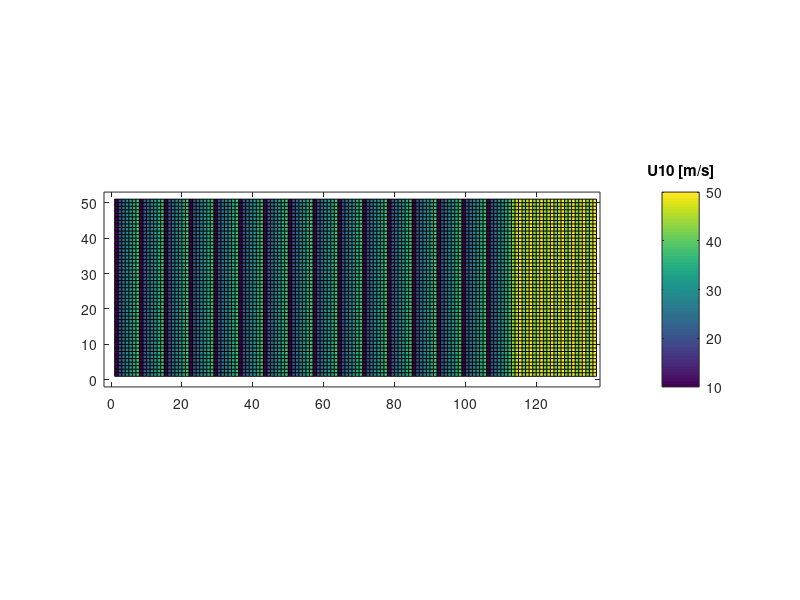

This figure's MATLAB source: (Note: this script raises an error after producing the figure.)
function watisklaar

welkedir='RUN';

tic
runidlist=[];
mainpath=['p:\11200556-os\golven\SWAN01\' welkedir '\'];
outfile= ['p:\11200556-os\golven\SWAN01\CONTROL\checkbulk\watisklaar' datestr(now,'yyyymmddHHMM') '.png'];

cd(mainpath);
d1=dir('D*');
for i1=1:length(d1);
	cd(d1(i1).name);
	d2=dir('U*O*');
	for i2=1:length(d2);
		if d2(i2).isdir==1
			cd(d2(i2).name);
			d3=dir('*04.SP2');
			if ~isempty(d3);
				runidname=d3.name(1:14);
				runidlist=[runidlist; runidname];
			end
			cd ..
		end
	end
	cd ..
end
cd ../SCRIPTS/ProcChecks

z=repmat(0,51,136);
u=[10 20 24 28 30 34 38];
for i=1:length(u)
	z(:,i:7:112)=u(i);
end
u=[42 46 50];
for i=1:length(u)
	z(:,112+i:3:137)=u(i);
end
figure;pcolor(z);hold on
axis equal;axis([-2 138 -2 53]);
cb=colorbar;set(get(cb,'title'),'string','U10 [m/s]');clim([0 50]);set(cb,'Ytick',[10 20 24 28 30 34 38 42 46 50]);
set(gca,'xtick',[5:7:112,114:3:135],'xticklabel',[22.5:22.5:360 202.5:22.5:360]);
set(gca,'ytick',[1.5:1:51],'yticklabel',[-2:0.25:2.75, 2.99 3:0.5:6.5 0:0.25:2.75, 2.99 3:0.5:6.5],'fontsize',8)
plot([-5,141],[30 30],'k','linewidth',2);
pp=plot([57,57],[30 53],'k','linewidth',2);
patch([1 57 57 1],[30 30 51 51],'k')
ylabel([' waterstand OSK OPEN                                                        waterstand OSK DICHT']);
xlabel(['wind richting [^oN]']);
zready=z;

z=zready.*0;
figure;pcolor(z);hold on;
axis equal;axis([-1 138 -1 52]);
cb=colorbar;set(get(cb,'title'),'string','U10 [m/s]');clim([0 50]);set(cb,'Ytick',[10 20 24 28 30 34 38 42 46 50]);
set(gca,'xtick',[5:7:112,114:3:135],'xticklabel',[22.5:22.5:360 202.5:22.5:360]);
set(gca,'ytick',[1.5:1:51],'yticklabel',[-2:0.25:2.75, 2.99 3:0.5:6.5 0:0.25:2.75, 2.99 3:0.5:6.5],'fontsize',8)
plot([-5,141],[30 30],'k','linewidth',2);
pp=plot([57,57],[30 53],'k','linewidth',2);
patch([1 57 57 1],[30 30 51 51],'k')
ylabel([' waterstand OSK OPEN                                                        waterstand OSK DICHT']);
xlabel(['wind richting [^oN]']);

u10value=[10 20 24 28 30 34 38 42 46 50];
wlvalue=[-2:0.25:2.75, 2.99 3:0.5:6.5 ];

welkelist=[];
for ii=1:size(runidlist,1)
	runid=runidlist(ii,:);
	uu=str2num(runid(2:3));u=find(u10value==uu);
	dd=str2num(runid(5:7));d=round(dd/22.5);
	wl=str2num(runid(10:12))/100;if runid(9)=='m';wl=-wl;end;
	if runid(14)=='O'
		l=find(wlvalue==wl);
	else
		l=find(wlvalue==wl) + 29 - 8;
	end
		
	if uu<42
		welke = (d-1)*51*7 + (u-1)*51  +  l;
	else
		welke = 5712 + (d-9)*51*3 + (u-8)*51  +  l;
	end
	welkelist=[welkelist,welke];
end

z(welkelist)=zready(welkelist);
pcolor(z);
patch([1 57 57 1],[30 30 51 51],'k');
alle=((16*7)+(8*3))*28  +  (8*10)*20;perc=100*length(welkelist)/alle;
title([mainpath ': Donker blauw heeft nog geen *.prt file;                                                                       '  num2str(length(welkelist)) ' van de ' num2str(alle) ' sommen zijn klaar (= ' num2str(perc,'%3.1f') '%)']);
set(gcf,'paperposition',[0.05 0.25 20 10],'Position',[200 200 1600 800]);
set(gca,'Position',[0.07 0.04 0.86 0.85])
print('-dpng',outfile)
toc



